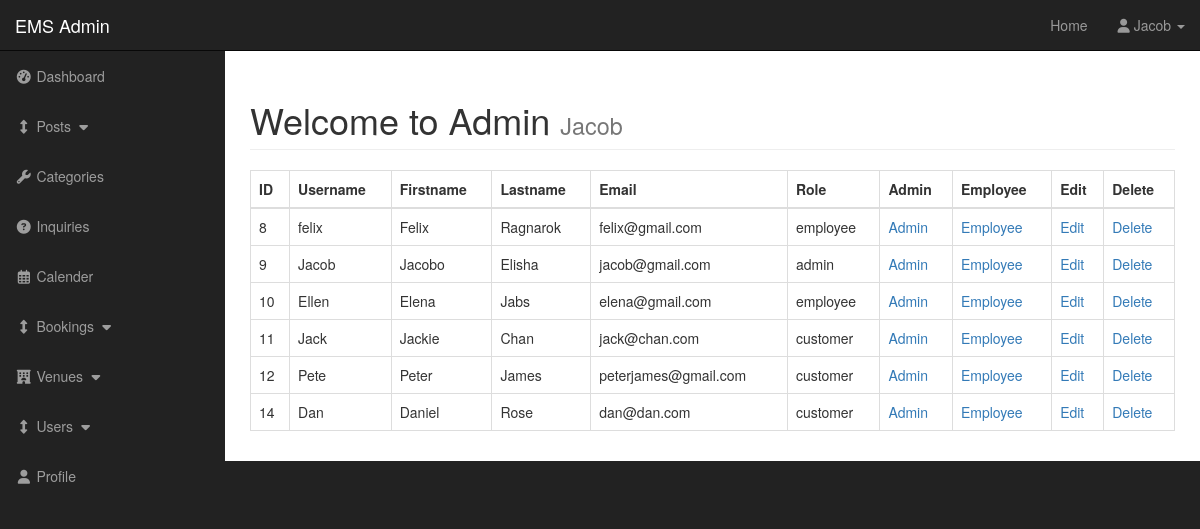
Screenshot of /admin/users.php (signed in) with the database file from the repository.
### tables this page shows
CREATE TABLE `users` (
  `user_id` int(3) NOT NULL,
  `username` varchar(255) NOT NULL,
  `user_firstname` varchar(255) NOT NULL,
  `user_lastname` varchar(255) NOT NULL,
  `user_email` varchar(255) NOT NULL,
  `user_password` varchar(255) NOT NULL,
  `user_image` text NOT NULL,
  `user_role` varchar(255) NOT NULL
);

### admin/includes/view_all_users.php (the view, shortened to what this page needs)
<table class="table table-bordered table-hover">
  <thead>
  <tr>
    <th>ID</th>
    <th>Username</th>
    <th>Firstname</th>
    <th>Lastname</th>
    <th>Email</th>
    <th>Role</th>
    <th>Admin</th>
    <th>Employee</th>
    <th>Edit</th>
    <th>Delete</th>
  </tr>
</thead>
<tbody>
<?php
  $query = "SELECT * FROM users ";
  $select_users = mysqli_query($connection, $query);
  while($row = mysqli_fetch_assoc($select_users)){
    $user_id = $row['user_id'];
    $username = $row['username'];
    $user_firstname = $row['user_firstname'];
    $user_lastname = $row['user_lastname'];
    $user_email = $row['user_email'];
    $user_role = $row['user_role'];
  echo "<tr>";
    echo "<td>$user_id</td>";
    echo "<td>$username</td>";
    echo "<td>$user_firstname</td>";
    echo "<td>$user_lastname</td>";
    echo "<td>$user_email</td>";
    echo "<td>$user_role</td>";
  echo "<td><a href='users.php?switch_to_admin={$user_id}'>Admin</a></td>";
  echo "<td><a href='users.php?switch_to_employee={$user_id}'>Employee</a></td>";
  echo "<td><a href='users.php?source=edit_user&edit_user={$user_id}'>Edit</a></td>";
  echo "<td><a rel='$user_id' href='javascript:void(0)' class='delete_link'>Delete</a></td>";
  echo "</tr>";
  }
?>
</tbody>
</table>

### admin/css/sb-admin.css (style rules this page uses)
body { margin-top: 100px; background-color: #222; }
@media (min-width:768px) { body { margin-top: 50px; } }

### rows the page displays
users: user_id "8", username "felix", user_firstname "Felix", user_lastname "Ragnarok", user_email "felix@gmail.com", user_role "employee"
users: user_id "9", username "Jacob", user_firstname "Jacobo", user_lastname "Elisha", user_email "jacob@gmail.com", user_role "admin"
users: user_id "10", username "Ellen", user_firstname "Elena", user_lastname "Jabs", user_email "elena@gmail.com", user_role "employee"
users: user_id "11", username "Jack", user_firstname "Jackie", user_lastname "Chan", user_email "jack@chan.com", user_role "customer"
users: user_id "12", username "Pete", user_firstname "Peter", user_lastname "James", user_email "peterjames@gmail.com", user_role "customer"
users: user_id "14", username "Dan", user_firstname "Daniel", user_lastname "Rose", user_email "dan@dan.com", user_role "customer"

### other values shown
$_SESSION['username'] "Jacob"
